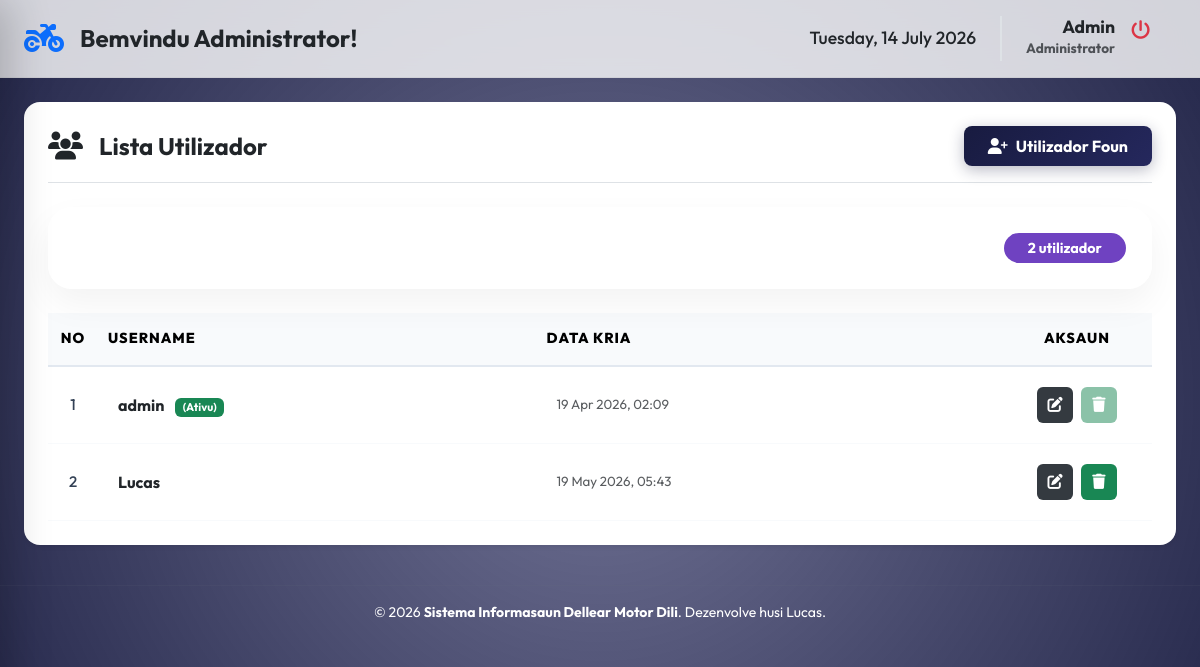
The page /admin/users.php (signed in) on the database its author committed.
### tables this page shows
CREATE TABLE `users` (
  `id` int(11) NOT NULL,
  `username` varchar(100) NOT NULL,
  `password` varchar(255) NOT NULL,
  `created_at` timestamp NOT NULL DEFAULT current_timestamp()
);

### config/database.php (called while the page is built, shortened)
<?php
function e(?string $str): string {
    return htmlspecialchars($str ?? '', ENT_QUOTES, 'UTF-8');
}

### admin/users.php (the view, shortened to what this page needs)
<?php
require_once '../config/database.php';
$currentAdmin = $_SESSION['admin_username'] ?? '';
$stmt = $pdo->prepare("
    SELECT * FROM users
    ORDER BY
        CASE WHEN username = ? THEN 0 ELSE 1 END,
        id DESC
");
$stmt->execute([$currentAdmin]);
$users = $stmt->fetchAll();
?>
<?php include 'includes/header.php'; ?>
<div class="container-fluid p-4">
    <div class="card border-0 shadow-sm rounded-4 overflow-hidden animate-up">
        <div class="card-body p-4">
            <div class="d-flex justify-content-between align-items-center mb-4 pb-3 border-bottom">
                <div class="d-flex align-items-center gap-3">
                    <i class="fas fa-users fs-3 text-dark"></i>
                    <h4 class="fw-bold mb-0">Lista Utilizador</h4>
                </div>
                <a href="add_user.php" class="btn btn-purple-gradient rounded-3 px-4 py-2 fw-bold pulse-action">
                    <i class="fas fa-user-plus me-2"></i>Utilizador Foun
                </a>
            </div>
            <div class="search-container-card mb-4">
                <div class="row align-items-center">
                    <div class="col-md-5 text-end">
                        <span class="badge rounded-pill px-4 py-2" style="background: #6f42c1; font-size: 0.9rem;">
                            <?= count($users) ?> utilizador
                        </span>
                    </div>
                </div>
            </div>
            <div class="table-responsive">
                <table class="table table-hover align-middle">
                    <thead>
                        <tr>
                            <th class="text-center" width="50">No</th>
                            <th>Username</th>
                            <th>Data Kria</th>
                            <th class="text-center" width="150">Aksaun</th>
                        </tr>
                    </thead>
                    <tbody>
                        <?php $no = 1; foreach ($users as $u): ?>
                        <tr>
                            <td class="text-center fw-medium"><?= $no++ ?></td>
                            <td>
                                <div class="fw-bold text-dark fs-6">
                                    <?= e($u['username']) ?>
                                    <?php if($u['username'] === $_SESSION['admin_username']): ?>
                                        <span class="badge bg-success ms-2" style="font-size: 0.7rem;">(Ativu)</span>
                                    <?php endif; ?>
                                </div>
                            </td>
                            <td>
                                <div class="small text-muted"><?= date('d M Y, H:i', strtotime($u['created_at'])) ?></div>
                            </td>
                            <td class="text-center">
                                <div class="d-flex justify-content-center gap-2">
                                    <a href="edit_user.php?id=<?= $u['id'] ?>" class="btn-action-edit" title="Edita">
                                        <i class="fas fa-edit"></i>
                                    </a>
                                    <?php if($u['username'] !== $_SESSION['admin_username']): ?>
                                    <button class="btn-action-delete" title="Hamoos" onclick='deleteUser(<?= $u["id"] ?>, <?= json_encode($u["username"]) ?>)'>
                                        <i class="fas fa-trash"></i>
                                    </button>
                                    <?php else: ?>
                                    <button class="btn-action-delete" style="opacity: 0.5; cursor: not-allowed;" title="Labele hamoos konta rasik" disabled>
                                        <i class="fas fa-trash"></i>
                                    </button>
                                    <?php endif; ?>
                                </div>
                            </td>
                        </tr>
                        <?php endforeach; ?>
                    </tbody>
                </table>
            </div>
        </div>
    </div>
</div>
<?php include 'includes/footer.php'; ?>

### admin/assets/css/admin-style.css (style rules this page uses)
:root { --primary: #181b40; --primary-dark: #121430; --primary-light: #25285d; --accent: #FFD700; --dark: #181b40; --sidebar-w: 260px; --glass-bg: rgba(255, 255, 255, 0.9); --glass-border: rgba(255, 255, 255, 0.4); --card-shadow: 0 10px 30px -5px rgba(0, 0, 0, 0.1), 0 4px 6px -2px rgba(0, 0, 0, 0.05); --premium-gradient: linear-gradient(135deg, #181b40 0%, #25285d 100%); }
* { box-sizing: border-box; margin: 0; padding: 0; }
body { font-family: 'Outfit', sans-serif; background: #f1f5f9; background: url('../assets/images/map.png') no-repeat center center fixed; background-size: cover; min-height: 100vh; color: #1e293b; overflow-x: hidden; }
body::before { content: ""; position: fixed; top: 0; left: 0; width: 100%; height: 100%; background: radial-gradient(circle at center, rgba(37, 40, 93, 0.65) 0%, rgba(24, 27, 64, 0.95) 100%); z-index: -1; }
.table { margin-bottom: 0; }
.table thead th { background: transparent; border-bottom: 2px solid #f1f5f9; color: #64748b; font-weight: 700; text-transform: uppercase; font-size: 0.75rem; letter-spacing: 1px; padding: 20px; }
.table tbody td { padding: 20px; border-bottom: 1px solid #f8fafc; color: #334155; font-size: 0.95rem; }
.animate-up { animation: fadeSlideUp 0.6s cubic-bezier(0.23, 1, 0.32, 1) forwards; }
.btn-purple-gradient { background: linear-gradient(135deg, #181b40 0%, #25285d 100%); border: none; color: white !important; transition: all 0.3s ease; box-shadow: 0 4px 15px rgba(24, 27, 64, 0.3); }
.search-container-card { background: rgba(255, 255, 255, 0.8); backdrop-filter: blur(10px); border: 1px solid rgba(255, 255, 255, 0.5); border-radius: 24px; padding: 25px; box-shadow: 0 15px 35px rgba(0,0,0,0.05); }
.pulse-action { animation: pulse-btn 2s infinite; }
.table thead th { font-size: 0.9rem; font-weight: 800; text-transform: uppercase; letter-spacing: 1px; color: #000000; background: #f8fafc; border-bottom: 2px solid #e2e8f0; padding: 15px 10px; }
.table tbody tr { transition: all 0.2s ease; }
.btn-action-view, .btn-action-maps, .btn-action-edit, .btn-action-delete { width: 36px; height: 36px; border-radius: 6px; display: flex; align-items: center; justify-content: center; color: white !important; text-decoration: none; transition: all 0.2s ease; border: none; }
.btn-action-edit { background: #343a40; }
.btn-action-delete { background: #198754; }

### rows shown on the page
users: username "admin", shows "(Ativu)", created_at "19 Apr 2026, 02:09"
users: username "Lucas", created_at "19 May 2026, 05:43"

### other values the page prints
$_SESSION['admin_name'] "Admin"
count($users) "2"
